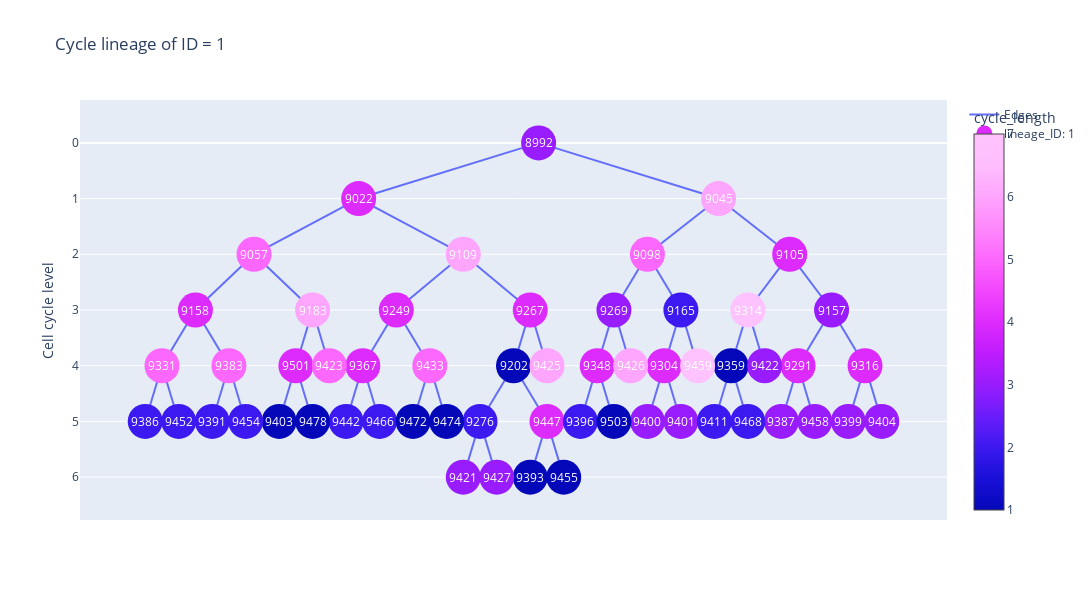

The notebook cell saved with this chart:
### Code cell
lin_ID = lin1.graph["lineage_ID"]
clin1.plot(
    title=f"Cycle lineage of ID = {lin_ID}",  # title of the plot
    width=1500,  # width of the plot
    height=600,  # height of the plot
    node_text="cycle_ID",  # feature to use as text for the nodes
    node_text_font={"color": "white"},  # style of the nodes text
    node_marker_style={"size": 35},  # style of the nodes markers
    node_colormap_feature="cycle_length",  # feature to use to color the nodes
    node_color_scale="plotly3",  # color scale for the node colors
    node_hover_features=["cycle_ID", "cycle_length"],  # features to display
)

### Figure 1 — Plotly figure (JSON) as saved in the notebook; plotly's stock layout.template omitted (floating-point values rounded to 4 significant figures; data arrays with more than 128 entries replaced by an {"elided": "..."} marker saying what was removed)
{"data": [{"mode": "lines", "name": "Edges", "text": [], "type": "scatter", "x": {"elided": "168 float values"}, "y": {"elided": "168 int values"}}, {"hoverinfo": "text", "hovertemplate": "%{text}", "marker": {"color": [4, 4, 3, 2, 4, 4, 7, 4, 5, 4, 1, 4, 5, 5, 4, 4, 3, 4, 6, 5, 5, 4, 6, 3, 4, 2, 6, 1, 2, 3, 2, 1, 2, 3, 3, 3, 1, 3, 2, 3, 3, 5, 6, 6, 3, 2, 2, 2, 1, 3, 7, 2, 2, 1, 1, 1, 1], "colorbar": {"title": {"text": "cycle_length"}}, "colorscale": [[0, "#0508b8"], [0.08333, "#1910d8"], [0.1667, "#3c19f0"], [0.25, "#6b1cfb"], [0.3333, "#981cfd"], [0.4167, "#bf1cfd"], [0.5, "#dd2bfd"], [0.5833, "#f246fe"], [0.6667, "#fc67fd"], [0.75, "#fe88fc"], [0.8333, "#fea5fd"], [0.9167, "#febefe"], [1, "#fec3fe"]], "size": 35}, "mode": "markers", "name": "lineage_ID: 1", "text": ["cycle_ID: 9249<br>cycle_length: 4<br>", "cycle_ID: 9267<br>cycle_length: 4<br>", "cycle_ID: 9269<br>cycle_length: 3<br>", "cycle_ID: 9276<br>cycle_length: 2<br>", "cycle_ID: 9291<br>cycle_length: 4<br>", "cycle_ID: 9304<br>cycle_length: 4<br>", "cycle_ID: 9314<br>cycle_length: 7<br>", "cycle_ID: 9316<br>cycle_length: 4<br>", "cycle_ID: 9331<br>cycle_length: 5<br>", "cycle_ID: 9348<br>cycle_length: 4<br>", "cycle_ID: 9359<br>cycle_length: 1<br>", "cycle_ID: 9367<br>cycle_length: 4<br>", "cycle_ID: 9383<br>cycle_length: 5<br>", "cycle_ID: 9433<br>cycle_length: 5<br>", "cycle_ID: 9447<br>cycle_length: 4<br>", "cycle_ID: 9501<br>cycle_length: 4<br>", "cycle_ID: 8992<br>cycle_length: 3<br>", "cycle_ID: 9022<br>cycle_length: 4<br>", "cycle_ID: 9045<br>cycle_length: 6<br>", "cycle_ID: 9057<br>cycle_length: 5<br>", "cycle_ID: 9098<br>cycle_length: 5<br>", "cycle_ID: 9105<br>cycle_length: 4<br>", "cycle_ID: 9109<br>cycle_length: 6<br>", "cycle_ID: 9157<br>cycle_length: 3<br>", "cycle_ID: 9158<br>cycle_length: 4<br>", "cycle_ID: 9165<br>cycle_length: 2<br>", "cycle_ID: 9183<br>cycle_length: 6<br>", "cycle_ID: 9202<br>cycle_length: 1<br>", "cycle_ID: 9386<br>cycle_length: 2<br>", "cycle_ID: 9387<br>cycle_length: 3<br>", "cycle_ID: 9391<br>cycle_length: 2<br>", "cycle_ID: 9393<br>cycle_length: 1<br>", "cycle_ID: 9396<br>cycle_length: 2<br>", "cycle_ID: 9399<br>cycle_length: 3<br>", "cycle_ID: 9400<br>cycle_length: 3<br>", "cycle_ID: 9401<br>cycle_length: 3<br>", "cycle_ID: 9403<br>cycle_length: 1<br>", "cycle_ID: 9404<br>cycle_length: 3<br>", "cycle_ID: 9411<br>cycle_length: 2<br>", "cycle_ID: 9421<br>cycle_length: 3<br>", "cycle_ID: 9422<br>cycle_length: 3<br>", "cycle_ID: 9423<br>cycle_length: 5<br>", "cycle_ID: 9425<br>cycle_length: 6<br>", "cycle_ID: 9426<br>cycle_length: 6<br>", "cycle_ID: 9427<br>cycle_length: 3<br>", "cycle_ID: 9442<br>cycle_length: 2<br>", "cycle_ID: 9452<br>cycle_length: 2<br>", "cycle_ID: 9454<br>cycle_length: 2<br>", "cycle_ID: 9455<br>cycle_length: 1<br>", "cycle_ID: 9458<br>cycle_length: 3<br>", "cycle_ID: 9459<br>cycle_length: 7<br>", "cycle_ID: 9466<br>cycle_length: 2<br>", "cycle_ID: 9468<br>cycle_length: 2<br>", "cycle_ID: 9472<br>cycle_length: 1<br>", "cycle_ID: 9474<br>cycle_length: 1<br>", "cycle_ID: 9478<br>cycle_length: 1<br>", "cycle_ID: 9503<br>cycle_length: 1<br>"], "type": "scatter", "x": [-4.25, -0.25, 2.25, -1.75, 7.75, 3.75, 6.25, 9.75, -11.25, 1.75, 5.75, -5.25, -9.25, -3.25, 0.25, -7.25, 0, -5.375, 5.375, -8.5, 3.25, 7.5, -2.25, 8.75, -10.25, 4.25, -6.75, -0.75, -11.75, 7.25, -9.75, -0.25, 1.25, 9.25, 3.25, 4.25, -7.75, 10.25, 5.25, -2.25, 6.75, -6.25, 0.25, 2.75, -1.25, -5.75, -10.75, -8.75, 0.75, 8.25, 4.75, -4.75, 6.25, -3.75, -2.75, -6.75, 2.25], "y": [3, 3, 3, 5, 4, 4, 3, 4, 4, 4, 4, 4, 4, 4, 5, 4, 0, 1, 1, 2, 2, 2, 2, 3, 3, 3, 3, 4, 5, 5, 5, 6, 5, 5, 5, 5, 5, 5, 5, 6, 4, 4, 4, 4, 6, 5, 5, 5, 6, 5, 4, 5, 5, 5, 5, 5, 5]}], "layout": {"annotations": [{"font": {"color": "white"}, "showarrow": false, "text": "9249", "x": -4.25, "xref": "x", "y": 3, "yref": "y"}, {"font": {"color": "white"}, "showarrow": false, "text": "9267", "x": -0.25, "xref": "x", "y": 3, "yref": "y"}, {"font": {"color": "white"}, "showarrow": false, "text": "9269", "x": 2.25, "xref": "x", "y": 3, "yref": "y"}, {"font": {"color": "white"}, "showarrow": false, "text": "9276", "x": -1.75, "xref": "x", "y": 5, "yref": "y"}, {"font": {"color": "white"}, "showarrow": false, "text": "9291", "x": 7.75, "xref": "x", "y": 4, "yref": "y"}, {"font": {"color": "white"}, "showarrow": false, "text": "9304", "x": 3.75, "xref": "x", "y": 4, "yref": "y"}, {"font": {"color": "white"}, "showarrow": false, "text": "9314", "x": 6.25, "xref": "x", "y": 3, "yref": "y"}, {"font": {"color": "white"}, "showarrow": false, "text": "9316", "x": 9.75, "xref": "x", "y": 4, "yref": "y"}, {"font": {"color": "white"}, "showarrow": false, "text": "9331", "x": -11.25, "xref": "x", "y": 4, "yref": "y"}, {"font": {"color": "white"}, "showarrow": false, "text": "9348", "x": 1.75, "xref": "x", "y": 4, "yref": "y"}, {"font": {"color": "white"}, "showarrow": false, "text": "9359", "x": 5.75, "xref": "x", "y": 4, "yref": "y"}, {"font": {"color": "white"}, "showarrow": false, "text": "9367", "x": -5.25, "xref": "x", "y": 4, "yref": "y"}, {"font": {"color": "white"}, "showarrow": false, "text": "9383", "x": -9.25, "xref": "x", "y": 4, "yref": "y"}, {"font": {"color": "white"}, "showarrow": false, "text": "9433", "x": -3.25, "xref": "x", "y": 4, "yref": "y"}, {"font": {"color": "white"}, "showarrow": false, "text": "9447", "x": 0.25, "xref": "x", "y": 5, "yref": "y"}, {"font": {"color": "white"}, "showarrow": false, "text": "9501", "x": -7.25, "xref": "x", "y": 4, "yref": "y"}, {"font": {"color": "white"}, "showarrow": false, "text": "8992", "x": 0, "xref": "x", "y": 0, "yref": "y"}, {"font": {"color": "white"}, "showarrow": false, "text": "9022", "x": -5.375, "xref": "x", "y": 1, "yref": "y"}, {"font": {"color": "white"}, "showarrow": false, "text": "9045", "x": 5.375, "xref": "x", "y": 1, "yref": "y"}, {"font": {"color": "white"}, "showarrow": false, "text": "9057", "x": -8.5, "xref": "x", "y": 2, "yref": "y"}, {"font": {"color": "white"}, "showarrow": false, "text": "9098", "x": 3.25, "xref": "x", "y": 2, "yref": "y"}, {"font": {"color": "white"}, "showarrow": false, "text": "9105", "x": 7.5, "xref": "x", "y": 2, "yref": "y"}, {"font": {"color": "white"}, "showarrow": false, "text": "9109", "x": -2.25, "xref": "x", "y": 2, "yref": "y"}, {"font": {"color": "white"}, "showarrow": false, "text": "9157", "x": 8.75, "xref": "x", "y": 3, "yref": "y"}, {"font": {"color": "white"}, "showarrow": false, "text": "9158", "x": -10.25, "xref": "x", "y": 3, "yref": "y"}, {"font": {"color": "white"}, "showarrow": false, "text": "9165", "x": 4.25, "xref": "x", "y": 3, "yref": "y"}, {"font": {"color": "white"}, "showarrow": false, "text": "9183", "x": -6.75, "xref": "x", "y": 3, "yref": "y"}, {"font": {"color": "white"}, "showarrow": false, "text": "9202", "x": -0.75, "xref": "x", "y": 4, "yref": "y"}, {"font": {"color": "white"}, "showarrow": false, "text": "9386", "x": -11.75, "xref": "x", "y": 5, "yref": "y"}, {"font": {"color": "white"}, "showarrow": false, "text": "9387", "x": 7.25, "xref": "x", "y": 5, "yref": "y"}, {"font": {"color": "white"}, "showarrow": false, "text": "9391", "x": -9.75, "xref": "x", "y": 5, "yref": "y"}, {"font": {"color": "white"}, "showarrow": false, "text": "9393", "x": -0.25, "xref": "x", "y": 6, "yref": "y"}, {"font": {"color": "white"}, "showarrow": false, "text": "9396", "x": 1.25, "xref": "x", "y": 5, "yref": "y"}, {"font": {"color": "white"}, "showarrow": false, "text": "9399", "x": 9.25, "xref": "x", "y": 5, "yref": "y"}, {"font": {"color": "white"}, "showarrow": false, "text": "9400", "x": 3.25, "xref": "x", "y": 5, "yref": "y"}, {"font": {"color": "white"}, "showarrow": false, "text": "9401", "x": 4.25, "xref": "x", "y": 5, "yref": "y"}, {"font": {"color": "white"}, "showarrow": false, "text": "9403", "x": -7.75, "xref": "x", "y": 5, "yref": "y"}, {"font": {"color": "white"}, "showarrow": false, "text": "9404", "x": 10.25, "xref": "x", "y": 5, "yref": "y"}, {"font": {"color": "white"}, "showarrow": false, "text": "9411", "x": 5.25, "xref": "x", "y": 5, "yref": "y"}, {"font": {"color": "white"}, "showarrow": false, "text": "9421", "x": -2.25, "xref": "x", "y": 6, "yref": "y"}, {"font": {"color": "white"}, "showarrow": false, "text": "9422", "x": 6.75, "xref": "x", "y": 4, "yref": "y"}, {"font": {"color": "white"}, "showarrow": false, "text": "9423", "x": -6.25, "xref": "x", "y": 4, "yref": "y"}, {"font": {"color": "white"}, "showarrow": false, "text": "9425", "x": 0.25, "xref": "x", "y": 4, "yref": "y"}, {"font": {"color": "white"}, "showarrow": false, "text": "9426", "x": 2.75, "xref": "x", "y": 4, "yref": "y"}, {"font": {"color": "white"}, "showarrow": false, "text": "9427", "x": -1.25, "xref": "x", "y": 6, "yref": "y"}, {"font": {"color": "white"}, "showarrow": false, "text": "9442", "x": -5.75, "xref": "x", "y": 5, "yref": "y"}, {"font": {"color": "white"}, "showarrow": false, "text": "9452", "x": -10.75, "xref": "x", "y": 5, "yref": "y"}, {"font": {"color": "white"}, "showarrow": false, "text": "9454", "x": -8.75, "xref": "x", "y": 5, "yref": "y"}, {"font": {"color": "white"}, "showarrow": false, "text": "9455", "x": 0.75, "xref": "x", "y": 6, "yref": "y"}, {"font": {"color": "white"}, "showarrow": false, "text": "9458", "x": 8.25, "xref": "x", "y": 5, "yref": "y"}, {"font": {"color": "white"}, "showarrow": false, "text": "9459", "x": 4.75, "xref": "x", "y": 4, "yref": "y"}, {"font": {"color": "white"}, "showarrow": false, "text": "9466", "x": -4.75, "xref": "x", "y": 5, "yref": "y"}, {"font": {"color": "white"}, "showarrow": false, "text": "9468", "x": 6.25, "xref": "x", "y": 5, "yref": "y"}, {"font": {"color": "white"}, "showarrow": false, "text": "9472", "x": -3.75, "xref": "x", "y": 5, "yref": "y"}, {"font": {"color": "white"}, "showarrow": false, "text": "9474", "x": -2.75, "xref": "x", "y": 5, "yref": "y"}, {"font": {"color": "white"}, "showarrow": false, "text": "9478", "x": -6.75, "xref": "x", "y": 5, "yref": "y"}, {"font": {"color": "white"}, "showarrow": false, "text": "9503", "x": 2.25, "xref": "x", "y": 5, "yref": "y"}], "height": 600, "hovermode": "closest", "showlegend": true, "title": {"text": "Cycle lineage of ID = 1"}, "width": 1500, "xaxis": {"showgrid": false, "showticklabels": false, "zeroline": false}, "yaxis": {"autorange": "reversed", "showgrid": true, "title": {"text": "Cell cycle level"}, "zeroline": true}}}
